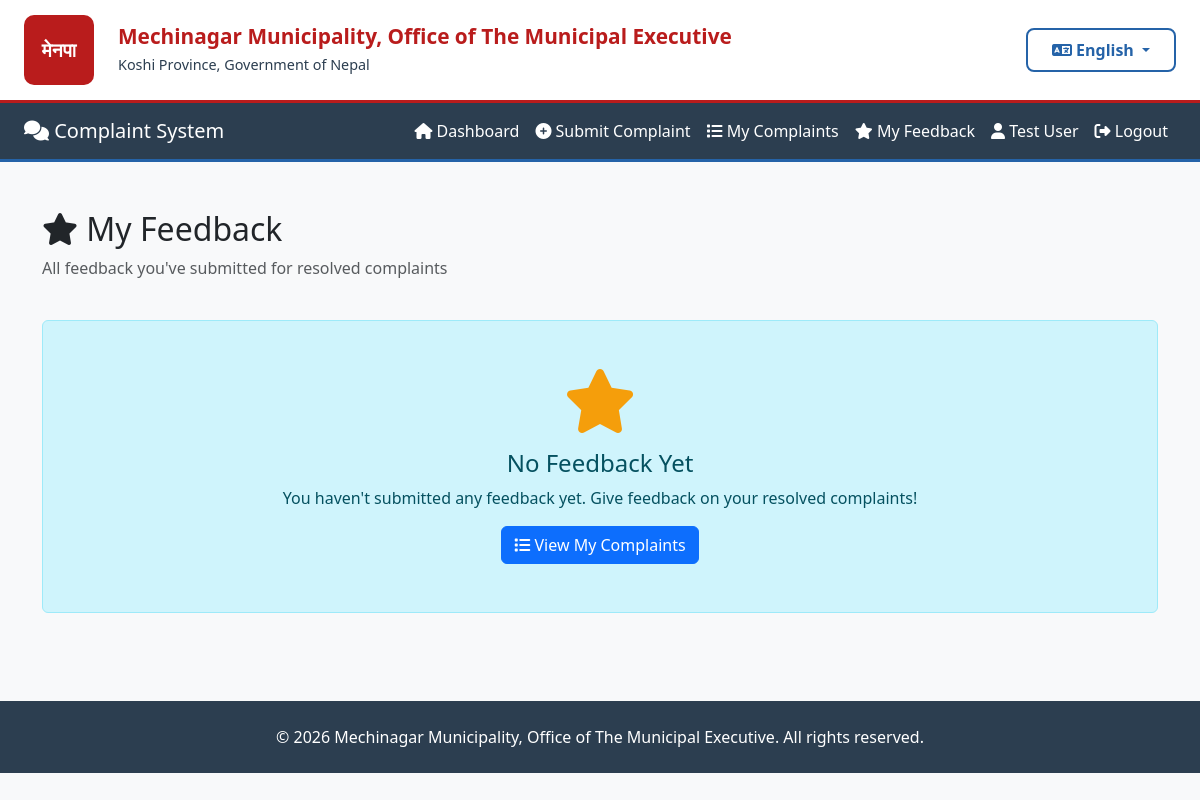
Before: /feedback/my-feedback/ (signed in) with the older database file.
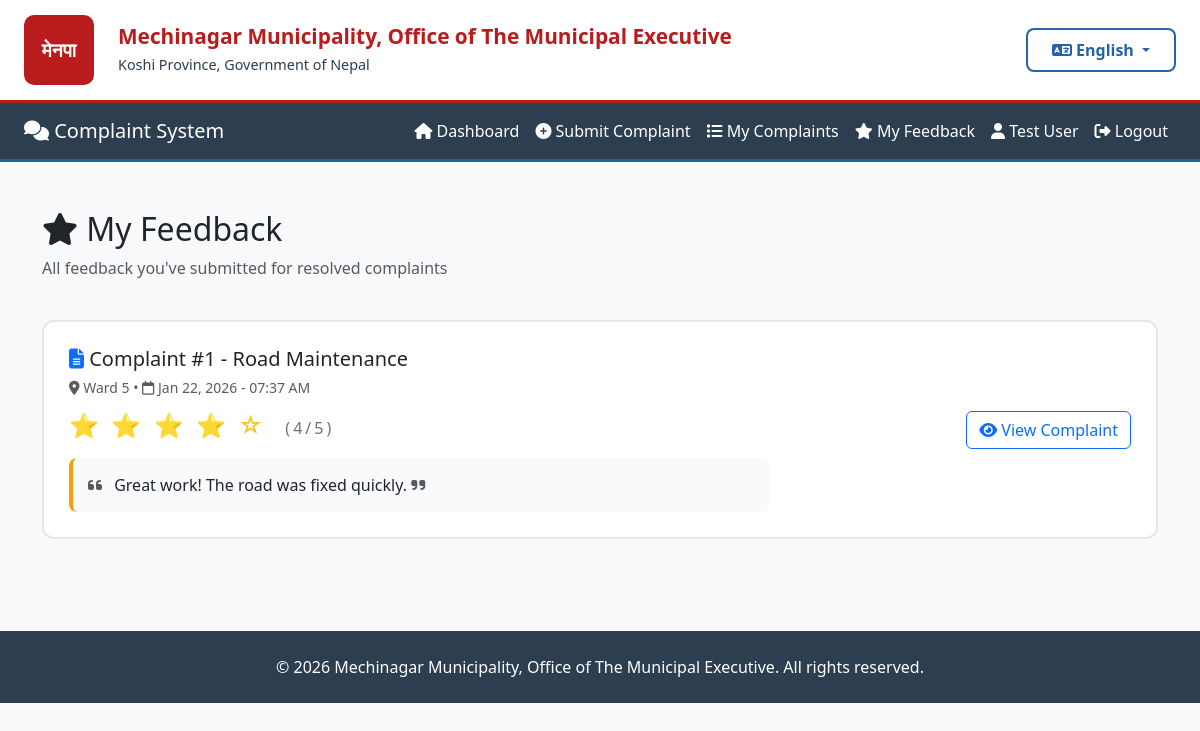
After: the same page with the newer database file.
### feedback/models.py (models this page shows, shortened)
class Feedback(models.Model):
    user = models.ForeignKey(
        settings.AUTH_USER_MODEL,
        on_delete=models.CASCADE,
        related_name='feedbacks'
    )
    complaint = models.ForeignKey(
        Complaint,
        on_delete=models.SET_NULL,
        null=True,
        blank=True,
        related_name='feedbacks'
    )
    rating = models.IntegerField(
        validators=[MinValueValidator(1), MaxValueValidator(5)],
        help_text="Rating from 1 to 5"
    )
    message = models.TextField()
    created_at = models.DateTimeField(auto_now_add=True)
    class Meta:
        db_table = 'feedback'
        ordering = ['-created_at']
        verbose_name = 'Feedback'
        verbose_name_plural = 'Feedback'

### complaints/models.py (models this page shows, shortened)
class Complaint(models.Model):
    STATUS_CHOICES = [
        ('Pending', 'Pending'),
        ('In Progress', 'In Progress'),
        ('Resolved', 'Resolved'),
    ]
    CATEGORY_CHOICES = [
        ('Road Maintenance', 'Road Maintenance'),
        ('Street Light', 'Street Light'),
        ('Water Supply', 'Water Supply'),
        ('Sanitation', 'Sanitation'),
        ('Traffic', 'Traffic'),
        ('Parks', 'Parks & Recreation'),
        ('Other', 'Other'),
    ]
    WARD_CHOICES = [(str(i), f'Ward {i}') for i in range(1, 16)]
    user = models.ForeignKey(
        settings.AUTH_USER_MODEL,
        on_delete=models.CASCADE,
        related_name='complaints'
    )
    ward = models.CharField(
        max_length=2,
        choices=WARD_CHOICES,
        help_text="Select your ward number (1-15)"
    )
    category = models.CharField(max_length=100, choices=CATEGORY_CHOICES)
    description = models.TextField()
    image = models.ImageField(upload_to=complaint_image_path, blank=True, null=True)
    status = models.CharField(max_length=20, choices=STATUS_CHOICES, default='Pending')
    created_at = models.DateTimeField(auto_now_add=True)
    updated_at = models.DateTimeField(auto_now=True)
    class Meta:
        db_table = 'complaints'
        ordering = ['-created_at']
        verbose_name = 'Complaint'
        verbose_name_plural = 'Complaints'
        indexes = [
            models.Index(fields=['status', 'created_at']),
            models.Index(fields=['ward', 'status']),
        ]

### feedback/views.py (the view)
# urls.py: path('my-feedback/', views.my_feedback, name='my_feedback'),
@login_required
def my_feedback(request):
    feedbacks = Feedback.objects.filter(user=request.user).select_related('complaint').order_by('-created_at')
    context = {
        'feedbacks': feedbacks
    }
    return render(request, 'feedback/my_feedback.html', context)

### core/context_processors.py (called while the page is built)
def language(request):
    lang = request.session.get('language', 'en')
    return {
        'lang': lang,
        'translations': get_lang_dict(lang),
        't': get_lang_dict(lang),  # Shorter alias
    }

### core/translation.py (called while the page is built)
def get_lang_dict(lang='en'):
    return TRANSLATIONS.get(lang, TRANSLATIONS['en'])

### feedback/templates/feedback/my_feedback.html (shortened to what this page needs)
{% extends 'base.html' %}
{% block content %}
<div class="container py-4">
    <div class="row mb-4">
        <div class="col-12">
            <h2>
                <i class="fas fa-star"></i> My Feedback
            </h2>
            <p class="text-muted">All feedback you've submitted for resolved complaints</p>
        </div>
    </div>
    {% if feedbacks %}
        <div class="row">
            {% for feedback in feedbacks %}
                <div class="col-12">
                    <div class="feedback-card">
                        <div class="row">
                            <div class="col-md-8">
                                <div class="mb-2">
                                    <h5 class="mb-1">
                                        <i class="fas fa-file-alt text-primary"></i>
                                        Complaint #{{ feedback.complaint.id }} - {{ feedback.complaint.category }}
                                    </h5>
                                    <small class="text-muted">
                                        <i class="fas fa-map-marker-alt"></i> Ward {{ feedback.complaint.ward }} •
                                        <i class="far fa-calendar"></i> {{ feedback.created_at|date:"M d, Y - h:i A" }}
                                    </small>
                                </div>
                                <div class="star-display mb-2">
                                    {% for i in "12345" %}
                                        {% if forloop.counter <= feedback.rating %}
                                            ⭐
                                        {% else %}
                                            ☆
                                        {% endif %}
                                    {% endfor %}
                                    <span style="font-size: 1rem; color: #6b7280; margin-left: 10px;">
                                        ({{ feedback.rating }}/5)
                                    </span>
                                </div>
                                <div class="feedback-message">
                                    <i class="fas fa-quote-left text-muted"></i>
                                    <p class="mb-0 ms-2 d-inline">{{ feedback.message }}</p>
                                    <i class="fas fa-quote-right text-muted"></i>
                                </div>
                            </div>
                            <div class="col-md-4 d-flex align-items-center justify-content-end">
                                <div class="text-center">
                                    <a href="{% url 'complaint_detail' feedback.complaint.id %}"
                                       class="btn btn-outline-primary">
                                        <i class="fas fa-eye"></i> View Complaint
                                    </a>
                                </div>
                            </div>
                        </div>
                    </div>
                </div>
            {% endfor %}
        </div>
    {% else %}
        <div class="alert alert-info text-center py-5">
            <i class="fas fa-star" style="font-size: 4rem; color: #f59e0b; margin-bottom: 1rem;"></i>
            <h4>No Feedback Yet</h4>
            <p class="mb-3">You haven't submitted any feedback yet. Give feedback on your resolved complaints!</p>
            <a href="{% url 'my_complaints' %}" class="btn btn-primary">
                <i class="fas fa-list"></i> View My Complaints
            </a>
        </div>
    {% endif %}
</div>
{% endblock %}

Changed rows visible on the page:
added Feedback: complaint.id "1", complaint.category "Road Maintenance", complaint.ward "5", created_at "Jan 22, 2026 - 07:37 AM", rating "4", message "Great work! The road was fixed quickly."
Other visible differences:
text no longer shown: "No Feedback Yet You haven't submitted any feedback yet. Give feedback on your resolved complaints! View My Complaints"
